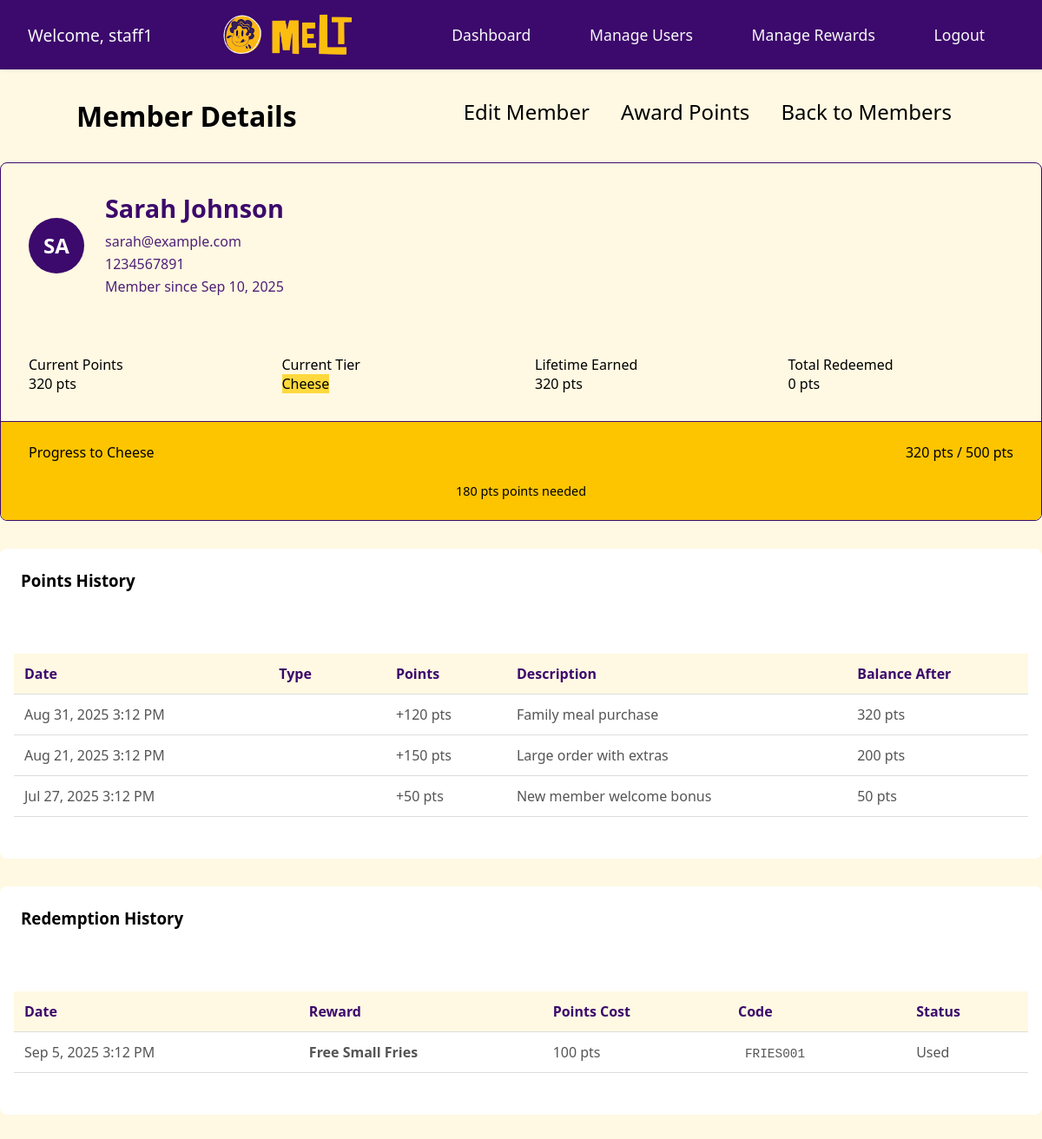
The app's page /admin/member_detail.php?id=2 (signed in) with its own data.
### tables this page shows
CREATE TABLE users (
    id INT AUTO_INCREMENT PRIMARY KEY,
    name VARCHAR(100) NOT NULL,
    email VARCHAR(100) UNIQUE NOT NULL,
    phone VARCHAR(15) NULL,
    password VARCHAR(100) NOT NULL,
    dob DATE,
    marketing_opt_in TINYINT DEFAULT 0,
    tier_id INT DEFAULT 1,
    annual_points INT DEFAULT 0,
    points_balance INT DEFAULT 0,
    joined_at DATETIME DEFAULT CURRENT_TIMESTAMP,
    updated_at DATETIME DEFAULT CURRENT_TIMESTAMP ON UPDATE CURRENT_TIMESTAMP
);

CREATE TABLE tier (
    id INT AUTO_INCREMENT PRIMARY KEY,
    name VARCHAR(50) NOT NULL,
    color VARCHAR(7) DEFAULT '#4A90E2',
    points_required INT DEFAULT 0,
    min_annual_points INT DEFAULT 0,
    multiplier DECIMAL(3,2) DEFAULT 1.00,
    benefits TEXT,
    active TINYINT DEFAULT 1
);

CREATE TABLE points_ledger (
    id INT AUTO_INCREMENT PRIMARY KEY,
    user_id INT NOT NULL,
    delta INT NOT NULL,
    balance_after INT DEFAULT 0,
    reason VARCHAR(255),
    description VARCHAR(255),
    reference VARCHAR(50),
    expires_at DATETIME,
    created_at DATETIME DEFAULT CURRENT_TIMESTAMP,
    created_by INT DEFAULT 0,
    FOREIGN KEY (user_id) REFERENCES users(id)
);

CREATE TABLE redemption (
    id INT AUTO_INCREMENT PRIMARY KEY,
    user_id INT NOT NULL,
    reward_id INT NOT NULL,
    code VARCHAR(10) UNIQUE NOT NULL,
    status VARCHAR(20) DEFAULT 'active',
    is_used TINYINT DEFAULT 0,
    points_cost INT NOT NULL,
    issued_at DATETIME DEFAULT CURRENT_TIMESTAMP,
    used_at DATETIME,
    expires_at DATETIME NOT NULL,
    FOREIGN KEY (user_id) REFERENCES users(id),
    FOREIGN KEY (reward_id) REFERENCES reward(id)
);

CREATE TABLE reward (
    id INT AUTO_INCREMENT PRIMARY KEY,
    name VARCHAR(100) NOT NULL,
    category VARCHAR(50) DEFAULT 'Food',
    points_cost INT NOT NULL,
    description TEXT,
    image_path VARCHAR(255),
    terms TEXT,
    stock INT,
    is_active TINYINT DEFAULT 1,
    created_at DATETIME DEFAULT CURRENT_TIMESTAMP,
    updated_at DATETIME DEFAULT CURRENT_TIMESTAMP ON UPDATE CURRENT_TIMESTAMP
);

### includes/db.php (called while the page is built, shortened)
<?php
function getDBConnection() {
    $connection = mysqli_connect(DB_HOST, DB_USER, DB_PASS, DB_NAME);
    return $connection;
}
function executeQuery($sql, $params = []) {
    $conn = getDBConnection();
    if (!empty($params)) {
        $stmt = $conn->prepare($sql);
        if ($stmt) {
            $types = str_repeat('s', count($params));
            $stmt->bind_param($types, ...$params);
            $stmt->execute();
            $result = $stmt->get_result();
        } else {
            $result = false;
        }
    } else {
        $result = $conn->query($sql);
    }
    return $result;
}
function getRow($sql, $params = []) {
    $result = executeQuery($sql, $params);
    if ($result && $result->num_rows > 0) {
        return $result->fetch_assoc();
    }
    return null;
}
function getRows($sql, $params = []) {
    $result = executeQuery($sql, $params);
    $rows = [];
    if ($result && $result->num_rows > 0) {
        while ($row = $result->fetch_assoc()) {
            $rows[] = $row;
        }
    }
    return $rows;
}

### includes/format.php (called while the page is built, shortened)
<?php
function formatPoints($points) {
    return number_format($points) . ' pts';
}
function formatDate($date) {
    return date('M j, Y', strtotime($date));
}
function formatDateTime($datetime) {
    return date('M j, Y g:i A', strtotime($datetime));
}

### admin/member_detail.php (the view, shortened to what this page needs)
<?php
require_once $_SERVER['DOCUMENT_ROOT'] . '/includes/db.php';
require_once $_SERVER['DOCUMENT_ROOT'] . '/includes/format.php';
$member_id = intval($_GET['id'] ?? 0);
$member = getRow("
    SELECT u.*, t.name as tier_name, t.color as tier_color, t.points_required, t.multiplier
    FROM users u
    LEFT JOIN tier t ON u.tier_id = t.id
    WHERE u.id = ?
", [$member_id]);
$pointsHistory = getRows("
    SELECT * FROM points_ledger
    WHERE user_id = ?
    ORDER BY created_at DESC
    LIMIT 50
", [$member_id]);
$redemptions = getRows("
    SELECT rd.*, r.name as reward_name, r.points_cost
    FROM redemption rd
    JOIN reward r ON rd.reward_id = r.id
    WHERE rd.user_id = ?
    ORDER BY rd.issued_at DESC
    LIMIT 20
", [$member_id]);
$stats = getRow("
    SELECT
        COALESCE(SUM(CASE WHEN delta > 0 THEN delta ELSE 0 END), 0) as total_earned,
        COALESCE(SUM(CASE WHEN delta < 0 THEN ABS(delta) ELSE 0 END), 0) as total_redeemed,
        COUNT(CASE WHEN delta > 0 THEN 1 END) as earning_transactions,
        COUNT(CASE WHEN delta < 0 THEN 1 END) as redemption_transactions
    FROM points_ledger
    WHERE user_id = ?
", [$member_id]);
$nextTier = getRow("
    SELECT * FROM tier
    WHERE points_required > ?
    ORDER BY points_required ASC
    LIMIT 1
", [$member['points_balance']]);
?>
<!DOCTYPE html>
<html lang="en">
<head>
    <link rel="stylesheet" href="/assets/css/admin.css">
    <link rel="stylesheet" href="/assets/css/member.css">
</head>
<body>
    <?php require_once $_SERVER['DOCUMENT_ROOT'] . '/includes/admin_nav.php'; ?>
    <main class="admin-main">
        <div class="page-header">
            <h1>Member Details</h1>
            <div class="header-actions">
                <a href="member_edit.php?id=<?php echo $member['id']; ?>" class="btn btn-primary">Edit Member</a>
                <a href="earn_points.php?member_id=<?php echo $member['id']; ?>" class="btn btn-secondary">Award Points</a>
                <a href="members.php" class="btn btn-outline">Back to Members</a>
            </div>
        </div>
        <div class="member-profile">
            <div class="profile-card">
                <div class="profile-header">
                    <div class="profile-avatar">
                        <?php echo strtoupper(substr($member['name'], 0, 2)); ?>
                    </div>
                    <div class="profile-info">
                        <h2><?php echo htmlspecialchars($member['name']); ?></h2>
                        <p class="profile-email"><?php echo htmlspecialchars($member['email']); ?></p>
                        <?php if ($member['phone']): ?>
                            <p class="profile-phone"><?php echo htmlspecialchars($member['phone']); ?></p>
                        <?php endif; ?>
                        <p class="profile-joined">Member since <?php echo formatDate($member['joined_at']); ?></p>
                    </div>
                </div>
                <div class="profile-stats">
                    <div class="stat-item">
                        <div class="stat-label">Current Points</div>
                        <div class="stat-value points"><?php echo formatPoints($member['points_balance']); ?></div>
                    </div>
                    <div class="stat-item">
                        <div class="stat-label">Current Tier</div>
                        <div class="stat-value">
                            <?php if ($member['tier_name']): ?>
                                <span class="tier-badge" style="background-color: <?php echo $member['tier_color']; ?>">
                                    <?php echo htmlspecialchars($member['tier_name']); ?>
                                </span>
                            <?php else: ?>
                                <span class="tier-badge">No Tier</span>
                            <?php endif; ?>
                        </div>
                    </div>
                    <div class="stat-item">
                        <div class="stat-label">Lifetime Earned</div>
                        <div class="stat-value"><?php echo formatPoints($stats['total_earned']); ?></div>
                    </div>
                    <div class="stat-item">
                        <div class="stat-label">Total Redeemed</div>
                        <div class="stat-value"><?php echo formatPoints($stats['total_redeemed']); ?></div>
                    </div>
                </div>
                <?php if ($nextTier): ?>
                    <div class="tier-progress">
                        <div class="progress-header">
                            <span>Progress to <?php echo htmlspecialchars($nextTier['name']); ?></span>
                            <span><?php echo formatPoints($member['points_balance']); ?> / <?php echo formatPoints($nextTier['points_required']); ?></span>
                        </div>
                        <div class="progress-bar">
                            <div class="progress-fill" style="width: <?php
                                echo min(100, ($member['points_balance'] / $nextTier['points_required']) * 100);
                            ?>%"></div>
                        </div>
                        <div class="progress-note">
                            <?php
                            $pointsNeeded = $nextTier['points_required'] - $member['points_balance'];
                            if ($pointsNeeded > 0):
                            ?>
                                <?php echo formatPoints($pointsNeeded); ?> points needed
                            <?php else: ?>
                                Ready for tier upgrade!
                            <?php endif; ?>
                        </div>
                    </div>
                <?php endif; ?>
            </div>
        </div>
        <div class="member-activity">
            <div class="activity-card">
                <h3>Points History</h3>
                <?php if (!empty($pointsHistory)): ?>
                    <div class="table-responsive">
                        <table class="data-table">
                            <thead>
                                <tr>
                                    <th>Date</th>
                                    <th>Type</th>
                                    <th>Points</th>
                                    <th>Description</th>
                                    <th>Balance After</th>
                                </tr>
                            </thead>
                            <tbody>
                                <?php foreach ($pointsHistory as $entry): ?>
                                    <tr>
                                        <td><?php echo formatDateTime($entry['created_at']); ?></td>
                                        <td>
                                            <span class="transaction-type <?php echo $entry['delta'] > 0 ? 'earned' : 'redeemed'; ?>">
                                            </span>
                                        </td>
                                        <td class="points-cell <?php echo $entry['delta'] > 0 ? 'positive' : 'negative'; ?>">
                                            <?php echo $entry['delta'] > 0 ? '+' : ''; ?><?php echo formatPoints($entry['delta']); ?>
                                        </td>
                                        <td><?php echo htmlspecialchars($entry['description'] ?? 'N/A'); ?></td>
                                        <td class="points-cell"><?php echo formatPoints($entry['balance_after']); ?></td>
                                    </tr>
                                <?php endforeach; ?>
                            </tbody>
                        </table>
                    </div>
                <?php endif; ?>
            </div>
            <div class="activity-card">
                <h3>Redemption History</h3>
                <?php if (!empty($redemptions)): ?>
                    <div class="table-responsive">
                        <table class="data-table">
                            <thead>
                                <tr>
                                    <th>Date</th>
                                    <th>Reward</th>
                                    <th>Points Cost</th>
                                    <th>Code</th>
                                    <th>Status</th>
                                </tr>
                            </thead>
                            <tbody>
                                <?php foreach ($redemptions as $redemption): ?>
                                    <tr>
                                        <td><?php echo formatDateTime($redemption['issued_at']); ?></td>
                                        <td><strong><?php echo htmlspecialchars($redemption['reward_name']); ?></strong></td>
                                        <td class="points-cell"><?php echo formatPoints($redemption['points_cost']); ?></td>
                                        <td class="code-cell">
                                            <code><?php echo htmlspecialchars($redemption['code']); ?></code>
                                        </td>
                                        <td>
                                            <span class="status-badge <?php echo $redemption['is_used'] ? 'used' : 'active'; ?>">
                                                <?php echo $redemption['is_used'] ? 'Used' : 'Active'; ?>
                                            </span>
                                        </td>
                                    </tr>
                                <?php endforeach; ?>
                            </tbody>
                        </table>
                    </div>
                <?php else: ?>
                    <div class="no-data">
                        <p>No redemptions yet.</p>
                    </div>
                <?php endif; ?>
            </div>
        </div>
    </main>
</body>
</html>

### assets/css/admin.css (style rules this page uses)
:root { --violet: #3c096c; --yellow: #fdc500; --white: #f8f9fa; --yellow-bg: #fff9e3; --dark-gray: #555555; }
* { margin: 0; padding: 0; box-sizing: border-box; font-family: 'Segoe UI', Tahoma, Geneva, Verdana, sans-serif; scroll-behavior: smooth; }
a { text-decoration: none; color: initial; }
body { background: var(--yellow-bg); }

### assets/css/member.css (style rules this page uses)
:root { --violet: #3c096c; --yellow: #fdc500; --white: #f8f9fa; --yellow-bg: #fff9e3; --dark-gray: #555555; }
.admin-main { max-width: 1200px; margin: auto; }
.page-header { display: flex; justify-content: space-around; padding: 2rem 0; }
.member-profile { margin-bottom: 2rem; }
.profile-card { border-radius: 0.5rem; border: 1px solid var(--violet); overflow: hidden; }
.profile-header { padding: 2rem; background: linear-gradient(135deg, var(--accent-color), var(--primary-color)); color: white; display: flex; align-items: center; gap: 1.5rem; }
.profile-avatar { width: 4rem; height: 4rem; border-radius: 50%; background: var(--violet); display: flex; align-items: center; justify-content: center; font-size: 1.5rem; font-weight: bold; flex-shrink: 0; }
.profile-info h2 { color: var(--violet); margin: 0 0 0.5rem 0; font-size: 1.8rem; }
.profile-info p { color: var(--violet); margin: 0.25rem 0; opacity: 0.9; }
.profile-stats { padding: 2rem; display: grid; grid-template-columns: repeat(auto-fit, minmax(200px, 1fr)); gap: 2rem; }
.tier-progress { padding: 1.5rem 2rem; background: var(--yellow); border-top: 1px solid var(--violet); }
.progress-header { display: flex; justify-content: space-between; margin-bottom: 0.5rem; font-weight: 500; }
.progress-bar { width: 100%; height: 0.5rem; background: var(--border-color); border-radius: 0.25rem; overflow: hidden; margin-bottom: 0.5rem; }
.progress-fill { height: 100%; background: var(--success-color); transition: width 0.3s ease; }
.progress-note { font-size: 0.9rem; color: var(--muted-color); text-align: center; }
.member-activity { display: grid; gap: 2rem; margin-bottom: 2rem; }
.activity-card { background: white; border: 1px solid var(--border-color); border-radius: 0.5rem; overflow: hidden; }
.activity-card h3 { padding: 1.5rem; margin: 0; background: var(--light-bg-color); border-bottom: 1px solid var(--border-color); }
.transaction-type { padding: 0.25rem 0.5rem; border-radius: 0.25rem; font-size: 0.85rem; font-weight: 500; }
.transaction-type.earned { background: var(--success-color); color: white; }
.code-cell code { background: var(--light-bg-color); padding: 0.25rem 0.5rem; border-radius: 0.25rem; font-family: monospace; font-size: 0.9rem; }

### records on screen
users: name "SA", name "Sarah Johnson", email "sarah@example.com", phone "1234567891", joined_at "Sep 10, 2025", points_balance "320 pts", tier.name "Cheese"
tier: name "Cheese", points_required "500 pts", points_required.points_balance "180 pts"
points_ledger: created_at "Aug 31, 2025 3:12 PM", delta "120 pts", description "Family meal purchase", balance_after "320 pts"
points_ledger: created_at "Aug 21, 2025 3:12 PM", delta "150 pts", description "Large order with extras", balance_after "200 pts"
points_ledger: created_at "Jul 27, 2025 3:12 PM", delta "50 pts", description "New member welcome bonus", balance_after "50 pts"
redemption: issued_at "Sep 5, 2025 3:12 PM", reward.name "Free Small Fries", reward.points_cost "100 pts", code "FRIES001", is_used "Used"

### other values on screen
$_SESSION['admin_username'] "staff1"
formatPoints($stats['total_earned']) "320 pts"
formatPoints($stats['total_redeemed']) "0 pts"
